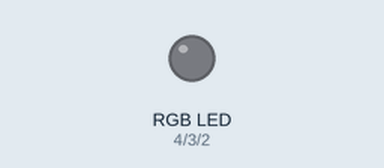
Simulated run of this sketch. Board: Arduino Uno, built with avr-gcc and run on an emulated ATmega328P. On the bench: an RGB LED mixed from three pins (HIGH = lit).

Above: at 5.2 s.
At 7.7 s:
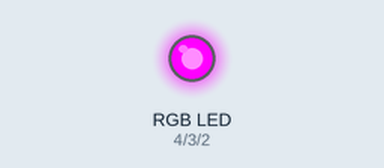
At 13.9 s:
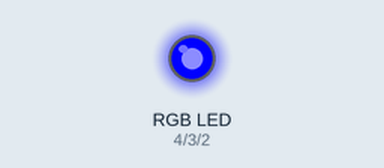
At 22.6 s:
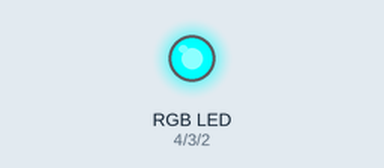
At 26.1 s:
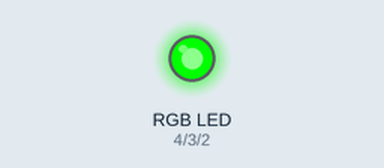
At 32.3 s:
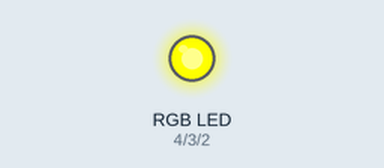
Timing chart, 0 to 40.0 s (numbered marks = the images above):
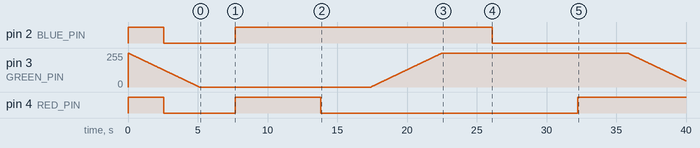

Measured:
- by itself, pin 2 (BLUE_PIN): HIGH → LOW at 2.6 s, → HIGH 5.1 s later, → LOW 18.4 s later
- by itself, pin 4 (RED_PIN): HIGH → LOW at 2.6 s, → HIGH 5.1 s later, → LOW 6.1 s later, → HIGH 18.4 s later

The sketch:

sketch.ino
```cpp
/**
  DEV-19 ard_led_0001
  Name: RGB LED Smooth Color Transition
  Purpose: RGB LED smooth color transition is achieved covering all colors in the spectrum.

  @author exdev robin
  @version 1.0 22-09-2019
*/

int redValue = 0;
int greenValue = 0;
int blueValue = 0;
int mode = 0;
int speed[] = {50, 100, 150};

const int RED_PIN = 4;
const int GREEN_PIN = 3;
const int BLUE_PIN = 2;
const int SECOND = 1000;

void setup() {
  pinMode(RED_PIN, OUTPUT);
  pinMode(GREEN_PIN, OUTPUT);
  pinMode(BLUE_PIN, OUTPUT);

  initSpectrum();
}

void loop() {
  transformColor(true, false, false, true);   //green to yellow
  delay(SECOND);
  transformColor(false, true, false, false);  //yellow to red
  delay(SECOND);
  transformColor(false, false, true, true);   //red to magenta
  delay(SECOND);
  transformColor(true, false, false, false);  //magenta to blue
  delay(SECOND);
  transformColor(false, true, false, true);    //blue to cyan
  delay(SECOND);
  transformColor(false, false, true, false);   //cyan to green
  delay(SECOND);
}

/**
  Initiate Glows from idle
*/
void initSpectrum() {
  for (int i = 0; i <= 255; i = i + 1) { //black to white
    redValue = i;
    greenValue = i;
    blueValue = i;

    setInvertedRGB(RED_PIN, GREEN_PIN, BLUE_PIN, redValue, greenValue, blueValue);
    delay(SECOND / speed[mode]);
  }
  transformColor(true, false, true, false); //white to green
  delay(SECOND);
}

/**
  Change a certain color from high to low or vice versa

  @param red modify red value if 'true'
  @param green modify green value if 'true'
  @param blue modify blue value if 'true'
  @param incVal increase Value if 'true',  Decrease Value if 'false'
*/
void transformColor(boolean red, boolean green, boolean blue, boolean incVal) {
  if (incVal) { //increase from low to high
    for (int i = 0; i <= 255; i = i + 1) {
      if (red) {
        redValue = i;
      }
      if (green) {
        greenValue = i;
      }
      if (blue) {
        blueValue = i;
      }
      setInvertedRGB(RED_PIN, GREEN_PIN, BLUE_PIN, redValue, greenValue, blueValue);
      delay(SECOND / speed[mode]);
    }
  }
  else { //decrease from high to low
    for (int i = 255; i >= 0; i = i - 1) {
      if (red) {
        redValue = i;
      }
      if (green) {
        greenValue = i;
      }
      if (blue) {
        blueValue = i;
      }
      setInvertedRGB(RED_PIN, GREEN_PIN, BLUE_PIN, redValue, greenValue, blueValue);
      delay(SECOND / speed[mode]);
    }
  }
}

/**
  This function sets color values for RGB Common Anode LED.

  @param rPin Red pin value in integer
  @param gPin Green pin value in integer
  @param bPin Blue pin value in integer
  @param rVal Red Color value in integer
  @param gVal Green Color value in integer
  @param bVal Blue Color value in integer
*/
void setInvertedRGB(int rPin, int gPin, int bPin, int rVal, int gVal, int bVal) {
  analogWrite(rPin, 255 - rVal);
  analogWrite(gPin, 255 - gVal);
  analogWrite(bPin, 255 - bVal);
}

/**
  This function sets color values for RGB Common Anode LED.

  @param rPin Red pin value in integer
  @param gPin Green pin value in integer
  @param bPin Blue pin value in integer
  @param rVal Red Color value in integer
  @param gVal Green Color value in integer
  @param bVal Blue Color value in integer
*/
void setRGB(int rPIN, int gPin, int bPin, int rVal, int gVal, int bVal) {
  analogWrite(rPIN, rVal);
  analogWrite(gPin, gVal);
  analogWrite(bPin, bVal);
}

/*end of program*/
```
